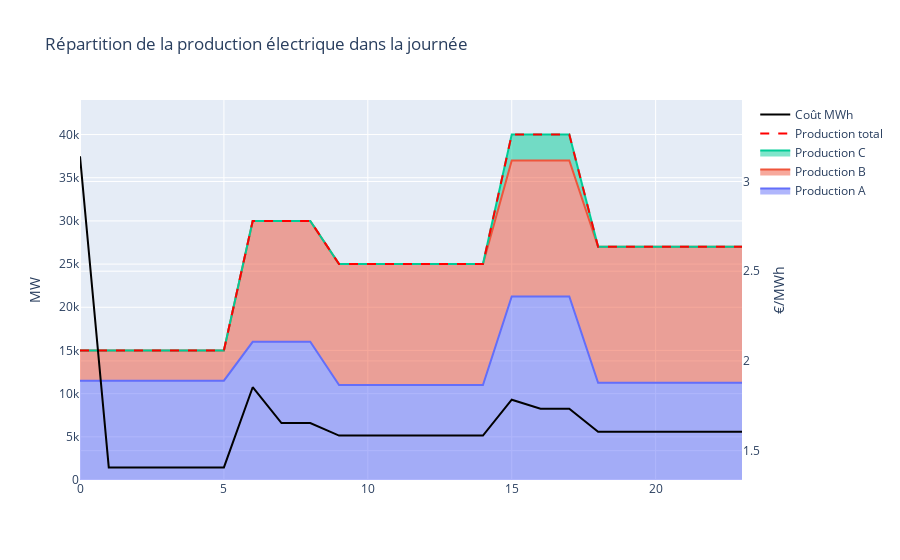

The notebook cell saved with this chart:
### Code cell
df = df_results22(dict_N=dict_N,dict_P=dict_P,dict_Nstart=dict_Nstart,dict_XX=dict_2)
fig = Results_viz(df)
fig.show()

### Figure 1 — Plotly figure (JSON) as saved in the notebook; plotly's stock layout.template omitted (floating-point values rounded to 4 significant figures)
{"data": [{"fill": "tonexty", "name": "Production A", "type": "scatter", "x": [0, 1, 2, 3, 4, 5, 6, 7, 8, 9, 10, 11, 12, 13, 14, 15, 16, 17, 18, 19, 20, 21, 22, 23], "y": [11500, 11500, 11500, 11500, 11500, 11500, 16000.0, 16000.0, 16000.0, 11000.0, 11000.0, 11000.0, 11000.0, 11000.0, 11000.0, 21250.0, 21250.0, 21250.0, 11250.0, 11250.0, 11250.0, 11250.0, 11250.0, 11250.0]}, {"fill": "tonexty", "name": "Production B", "type": "scatter", "x": [0, 1, 2, 3, 4, 5, 6, 7, 8, 9, 10, 11, 12, 13, 14, 15, 16, 17, 18, 19, 20, 21, 22, 23], "y": [15000, 15000, 15000, 15000, 15000, 15000, 30000, 30000, 30000, 25000, 25000, 25000, 25000, 25000, 25000, 37000, 37000, 37000, 27000, 27000, 27000, 27000, 27000, 27000]}, {"fill": "tonexty", "name": "Production C", "type": "scatter", "x": [0, 1, 2, 3, 4, 5, 6, 7, 8, 9, 10, 11, 12, 13, 14, 15, 16, 17, 18, 19, 20, 21, 22, 23], "y": [15000, 15000, 15000, 15000, 15000, 15000, 30000, 30000, 30000, 25000, 25000, 25000, 25000, 25000, 25000, 40000, 40000, 40000, 27000, 27000, 27000, 27000, 27000, 27000]}, {"line": {"color": "red", "dash": "dash"}, "name": "Production total", "type": "scatter", "x": [0, 1, 2, 3, 4, 5, 6, 7, 8, 9, 10, 11, 12, 13, 14, 15, 16, 17, 18, 19, 20, 21, 22, 23], "y": [15000, 15000, 15000, 15000, 15000, 15000, 30000, 30000, 30000, 25000, 25000, 25000, 25000, 25000, 25000, 40000, 40000, 40000, 27000, 27000, 27000, 27000, 27000, 27000]}, {"line": {"color": "black"}, "name": "Coût MWh", "type": "scatter", "x": [0, 1, 2, 3, 4, 5, 6, 7, 8, 9, 10, 11, 12, 13, 14, 15, 16, 17, 18, 19, 20, 21, 22, 23], "y": [3.14, 1.407, 1.407, 1.407, 1.407, 1.407, 1.853, 1.653, 1.653, 1.584, 1.584, 1.584, 1.584, 1.584, 1.584, 1.784, 1.734, 1.734, 1.606, 1.606, 1.606, 1.606, 1.606, 1.606], "yaxis": "y2"}], "layout": {"hovermode": "x", "title": {"text": "Répartition de la production électrique dans la journée"}, "yaxis": {"range": [0, 44000], "title": {"text": "MW"}}, "yaxis2": {"anchor": "free", "overlaying": "y", "position": 1, "range": [1.336, 3.454], "side": "right", "title": {"text": "€/MWh"}}}}
